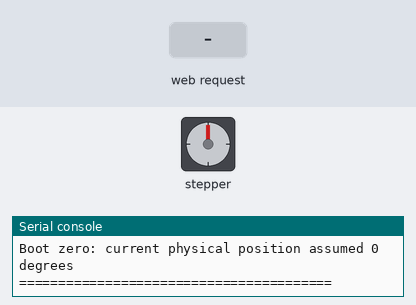
Bench run of a program on a simulated ESP32 board running MicroPython. Parts: stepper motor, the last lines printed to the serial console. The test bench sets the inputs (shaded band). The board's own WiFi access point starts at once; the interpreter's speed is modelled, so counts of loop turns are approximate; the stepper is drawn at 200 steps a turn.

Above: at 1.2 s.
1.3 s: HTTP request GET /left received
At 1.47 s:
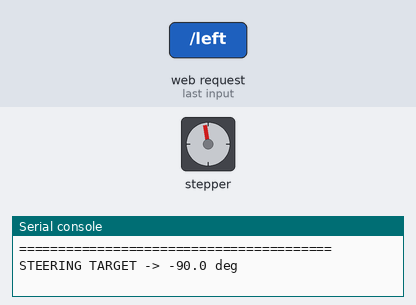
3.7 s: HTTP request GET /right received
At 3.87 s:
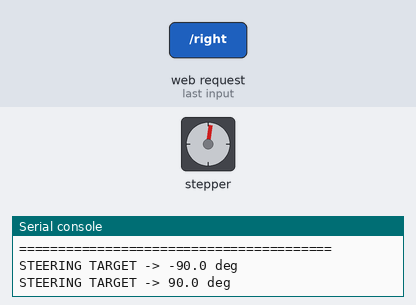
At 4.47 s:
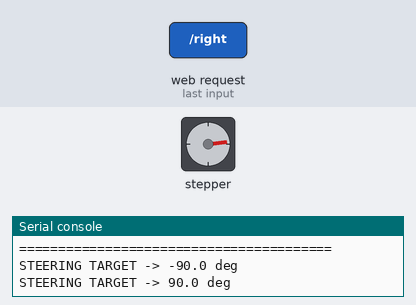
Timing chart, 0 to 6.9 s (numbered marks = the images above; inputs shaded):
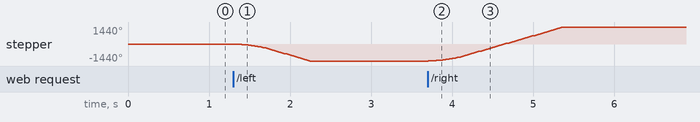

Measured:
- after the input at 1.3 s, stepper: turns 1440° counter-clockwise in 0.94 s, starting at once
- after the input at 3.7 s, stepper: turns 2880° clockwise in 1.7 s, starting at once

The program:

R86MINI_nema34_wifi_steering_test.py
```python
"""Standalone Wi-Fi steering controller for ESP32-S3 + R86mini + NEMA34.

Flash this file as ``main.py``. The ESP32-S3 creates its own Wi-Fi access
point and serves a control page, so no laptop is required after installation.

IMPORTANT: Steering is open-loop. Physically center the steering before boot,
then use CALIBRATE whenever the mechanical center and software center differ.
CALIBRATE does not move the motor; it assigns the current position as 0 deg.

Verified steering wiring:
  GPIO4 -> tested 5 V NPN interface -> R86mini PUL-
  GPIO5 -> tested 5 V NPN interface -> R86mini DIR-
  5 V -> R86mini PUL+ and DIR+
  ENA+ and ENA- disconnected
  ESP32 GND and interface/driver signal GND common

Verified NEMA34 winding connections:
  R86mini A+ = RED + BLUE
  R86mini A- = YELLOW + BLACK
  R86mini B+ = ORANGE + GREEN
  R86mini B- = BROWN + WHITE

R86mini pulse setting:
  3200 pulses/revolution: SW5 OFF, SW6 OFF, SW7 ON, SW8 ON
"""

import network
import socket
import time
from machine import Pin


FIRMWARE_NAME = "r86mini-nema34-wifi-steering"
FIRMWARE_VERSION = "1.0.0"

SSID = "AutoKart-Steering"
PASSWORD = "12345678"

STEP_GPIO = 4
DIR_GPIO = 5

PULSES_PER_REVOLUTION = 3200
STEERING_RATIO = 1.0
PULSES_PER_DEGREE = PULSES_PER_REVOLUTION * STEERING_RATIO / 360.0

MIN_ANGLE_DEG = -90.0
MAX_ANGLE_DEG = 90.0

RIGHT_DIRECTION = 1
LEFT_DIRECTION = 0

MIN_PPS = 100
MAX_PPS = 2500
DEFAULT_PPS = 1200
START_PPS = 200
STEP_HIGH_US = 50

SWEEP_STEP_DEG = 2
SWEEP_DELAY_MS = 1000


def clamp(value, minimum, maximum):
    return max(minimum, min(maximum, value))


class SteeringAxis:
    """Non-blocking open-loop step/dir steering axis."""

    def __init__(self):
        self.step_pin = Pin(STEP_GPIO, Pin.OUT, value=0)
        self.dir_pin = Pin(DIR_GPIO, Pin.OUT, value=0)
        self.current_steps = 0
        self.target_steps = 0
        self.maximum_pps = DEFAULT_PPS
        self.current_pps = START_PPS
        self.last_step_us = time.ticks_us()
        self.last_direction = 0

    def degrees_to_steps(self, degrees):
        return round(float(degrees) * PULSES_PER_DEGREE)

    def steps_to_degrees(self, steps):
        return float(steps) / PULSES_PER_DEGREE

    def current_degrees(self):
        return self.steps_to_degrees(self.current_steps)

    def target_degrees(self):
        return self.steps_to_degrees(self.target_steps)

    def set_target(self, degrees):
        degrees = clamp(float(degrees), MIN_ANGLE_DEG, MAX_ANGLE_DEG)
        self.target_steps = self.degrees_to_steps(degrees)
        print("STEERING TARGET ->", round(degrees, 1), "deg")

    def set_speed(self, pps):
        self.maximum_pps = int(clamp(int(pps), MIN_PPS, MAX_PPS))
        self.current_pps = min(self.current_pps, self.maximum_pps)
        print("STEERING SPEED ->", self.maximum_pps, "pps")

    def hold(self):
        self.target_steps = self.current_steps
        self.current_pps = START_PPS
        self.last_direction = 0
        self.step_pin.value(0)
        print("STEERING HOLD ->", round(self.current_degrees(), 1), "deg")

    def calibrate_center(self):
        self.hold()
        self.current_steps = 0
        self.target_steps = 0
        print("CENTER CALIBRATED -> current physical position is 0 deg")

    def at_target(self):
        return self.current_steps == self.target_steps

    def update(self):
        if self.at_target():
            self.current_pps = START_PPS
            self.last_direction = 0
            return

        direction = 1 if self.target_steps > self.current_steps else -1

        if direction != self.last_direction:
            self.current_pps = min(START_PPS, self.maximum_pps)
            self.last_direction = direction
            self.dir_pin.value(
                RIGHT_DIRECTION if direction > 0 else LEFT_DIRECTION
            )

        now = time.ticks_us()
        period_us = 1_000_000 // max(1, self.current_pps)

        if time.ticks_diff(now, self.last_step_us) < period_us:
            return

        self.step_pin.value(1)
        time.sleep_us(STEP_HIGH_US)
        self.step_pin.value(0)

        self.current_steps += direction
        self.last_step_us = now

        # Gentle acceleration matching the working serial test's slow start.
        self.current_pps = min(self.maximum_pps, self.current_pps + 5)


steering = SteeringAxis()

sweep_active = False
sweep_index = 0
sweep_arrival_ms = None


def make_sweep_targets():
    targets = []

    angle = SWEEP_STEP_DEG
    while angle < MAX_ANGLE_DEG:
        targets.append(float(angle))
        angle += SWEEP_STEP_DEG
    targets.append(MAX_ANGLE_DEG)
    targets.append(0.0)

    angle = SWEEP_STEP_DEG
    while angle < abs(MIN_ANGLE_DEG):
        targets.append(float(-angle))
        angle += SWEEP_STEP_DEG
    targets.append(MIN_ANGLE_DEG)
    targets.append(0.0)

    return targets


SWEEP_TARGETS = make_sweep_targets()


def start_sweep():
    global sweep_active, sweep_index, sweep_arrival_ms
    sweep_active = True
    sweep_index = 0
    sweep_arrival_ms = None
    steering.set_target(0)
    print("SWEEP START -> 0, +2...+90, 0, -2...-90, repeat")


def stop_sweep():
    global sweep_active, sweep_arrival_ms
    sweep_active = False
    sweep_arrival_ms = None
    steering.hold()
    print("SWEEP STOPPED")


def update_sweep():
    global sweep_index, sweep_arrival_ms

    if not sweep_active or not steering.at_target():
        return

    now = time.ticks_ms()

    if sweep_arrival_ms is None:
        sweep_arrival_ms = now
        return

    if time.ticks_diff(now, sweep_arrival_ms) < SWEEP_DELAY_MS:
        return

    steering.set_target(SWEEP_TARGETS[sweep_index])
    sweep_index = (sweep_index + 1) % len(SWEEP_TARGETS)
    sweep_arrival_ms = None


HTML = """<!doctype html>
<html><head><meta charset="utf-8"><meta name="viewport" content="width=device-width,initial-scale=1">
<title>AutoKart Steering</title>
<style>
*{box-sizing:border-box}body{margin:0;background:#101216;color:#f5f7fa;font-family:Arial,sans-serif;text-align:center}
.wrap{max-width:680px;margin:auto;padding:18px}.card{background:#1b2028;border:1px solid #333b48;border-radius:16px;padding:17px;margin:12px 0}
h1{margin:4px}.sub{color:#98a2b3;margin:7px 0 18px}.angle{font-size:52px;font-weight:bold;margin:8px}.target{color:#aab4c3}
.row{display:flex;gap:9px;justify-content:center;flex-wrap:wrap}button{border:0;border-radius:11px;padding:15px;min-width:29%;font-size:16px;font-weight:bold;color:white;touch-action:manipulation}
.blue{background:#2679d8}.gray{background:#606b78}.green{background:#219653}.orange{background:#d67a20}.red{background:#d9363e}.wide{width:95%}
input[type=number]{width:120px;padding:12px;border-radius:9px;border:1px solid #4c5665;background:#11151b;color:white;font-size:20px;text-align:center}
input[type=range]{width:94%;accent-color:#2f91ff}.status{color:#5ce19b;font-weight:bold}.warning{font-size:13px;color:#f0b45d;line-height:1.5}
</style></head><body><div class="wrap">
<h1>AutoKart Steering</h1><div class="sub">R86mini + NEMA34 | 1:1 ratio</div>
<div class="card"><div id="status" class="status">READY</div><div class="angle"><span id="position">0.0</span>&deg;</div><div class="target">Target: <span id="target">0.0</span>&deg;</div></div>
<div class="card"><div>ANGLE</div><p><input id="degrees" type="number" min="0" max="90" step="1" value="45"> degrees</p>
<div class="row"><button class="blue" onclick="move('left')">LEFT</button><button class="gray" onclick="command('/center')">CENTER</button><button class="blue" onclick="move('right')">RIGHT</button></div></div>
<div class="card"><div>SPEED: <span id="speedText">1200</span> pps</div><input id="speed" type="range" min="100" max="2500" step="50" value="1200" oninput="speedChanged()"></div>
<div class="card"><div class="row"><button class="green" onclick="command('/sweep?state=start')">START SWEEP</button><button class="orange" onclick="command('/sweep?state=stop')">STOP SWEEP</button></div>
<div class="row"><button class="red wide" onclick="command('/hold')">STOP / HOLD POSITION</button></div></div>
<div class="card"><button class="orange wide" onclick="calibrate()">CALIBRATE CURRENT POSITION AS CENTER</button></div>
<p class="warning">Open-loop test controller. Keep steering clear of people and hard stops.<br>CALIBRATE causes no movement; it assigns the current position as 0&deg;.</p>
</div><script>
function command(path){return fetch(path,{cache:'no-store'}).catch(()=>{});}
function degrees(){return Math.max(0,Math.min(90,Number(document.getElementById('degrees').value)||0));}
function move(side){command('/'+side+'?deg='+degrees());}
function speedChanged(){let value=document.getElementById('speed').value;document.getElementById('speedText').textContent=value;command('/speed?pps='+value);}
function calibrate(){if(confirm('Is the steering physically centered now?'))command('/calibrate');}
setInterval(()=>{command('/status').then(r=>r&&r.text()).then(t=>{if(!t)return;let p=t.split('|');document.getElementById('position').textContent=Number(p[0]).toFixed(1);document.getElementById('target').textContent=Number(p[1]).toFixed(1);document.getElementById('status').textContent=p[3]==='1'?'SWEEP RUNNING':'READY';});},300);
</script></body></html>"""


def query_number(path, key, default):
    marker = key + "="
    try:
        return float(path.split(marker, 1)[1].split("&", 1)[0])
    except (IndexError, ValueError):
        return default


def query_text(path, key, default):
    marker = key + "="
    try:
        return path.split(marker, 1)[1].split("&", 1)[0]
    except IndexError:
        return default


def send_response(client, body, content_type="text/plain; charset=utf-8", status="200 OK"):
    if isinstance(body, str):
        body = body.encode()

    header = (
        "HTTP/1.1 " + status + "\r\n"
        "Content-Type: " + content_type + "\r\n"
        "Content-Length: " + str(len(body)) + "\r\n"
        "Connection: close\r\n\r\n"
    )
    client.send(header.encode())
    client.send(body)


ap = network.WLAN(network.AP_IF)
ap.active(True)
ap.config(essid=SSID, password=PASSWORD)

while not ap.active():
    time.sleep_ms(100)

ip_address = ap.ifconfig()[0]

server = socket.socket()
try:
    server.setsockopt(socket.SOL_SOCKET, socket.SO_REUSEADDR, 1)
except OSError:
    pass

server.bind(("0.0.0.0", 80))
server.listen(2)
server.settimeout(0)

print()
print("========================================")
print(" NEMA34 WIFI STEERING READY")
print("========================================")
print("Wi-Fi    :", SSID)
print("Password :", PASSWORD)
print("Open     : http://" + ip_address)
print("Limits   : -90 to +90 degrees")
print("Speed    :", steering.maximum_pps, "pps")
print("Boot zero: current physical position assumed 0 degrees")
print("========================================")


try:
    while True:
        steering.update()
        update_sweep()

        try:
            client, remote = server.accept()
        except OSError:
            time.sleep_us(100)
            continue

        try:
            request = client.recv(1024)
            if not request:
                continue

            first_line = request.decode("utf-8", "ignore").split("\r\n", 1)[0]
            parts = first_line.split(" ")

            if len(parts) < 2:
                send_response(client, "BAD REQUEST", status="400 Bad Request")
                continue

            path = parts[1]

            if path == "/":
                send_response(client, HTML, "text/html; charset=utf-8")

            elif path.startswith("/left"):
                if sweep_active:
                    stop_sweep()
                degrees = abs(query_number(path, "deg", 90.0))
                steering.set_target(-degrees)
                send_response(client, "OK")

            elif path.startswith("/right"):
                if sweep_active:
                    stop_sweep()
                degrees = abs(query_number(path, "deg", 90.0))
                steering.set_target(degrees)
                send_response(client, "OK")

            elif path.startswith("/center"):
                if sweep_active:
                    stop_sweep()
                steering.set_target(0)
                send_response(client, "OK")

            elif path.startswith("/calibrate"):
                if sweep_active:
                    stop_sweep()
                steering.calibrate_center()
                send_response(client, "CENTER CALIBRATED")

            elif path.startswith("/hold"):
                if sweep_active:
                    stop_sweep()
                else:
                    steering.hold()
                send_response(client, "HOLDING")

            elif path.startswith("/speed"):
                steering.set_speed(query_number(path, "pps", DEFAULT_PPS))
                send_response(client, "OK")

            elif path.startswith("/sweep"):
                state = query_text(path, "state", "stop")
                if state == "start":
                    start_sweep()
                else:
                    stop_sweep()
                send_response(client, "OK")

            elif path.startswith("/status"):
                body = (
                    str(round(steering.current_degrees(), 2))
                    + "|" + str(round(steering.target_degrees(), 2))
                    + "|" + str(steering.maximum_pps)
                    + "|" + ("1" if sweep_active else "0")
                )
                send_response(client, body)

            else:
                send_response(client, "NOT FOUND", status="404 Not Found")

        except Exception as error:
            print("HTTP ERROR:", error)
            try:
                send_response(client, "ERROR", status="500 Internal Server Error")
            except Exception:
                pass
        finally:
            try:
                client.close()
            except Exception:
                pass

except KeyboardInterrupt:
    print("CTRL+C")

finally:
    steering.hold()
    steering.step_pin.value(0)
    try:
        server.close()
    except Exception:
        pass
```
